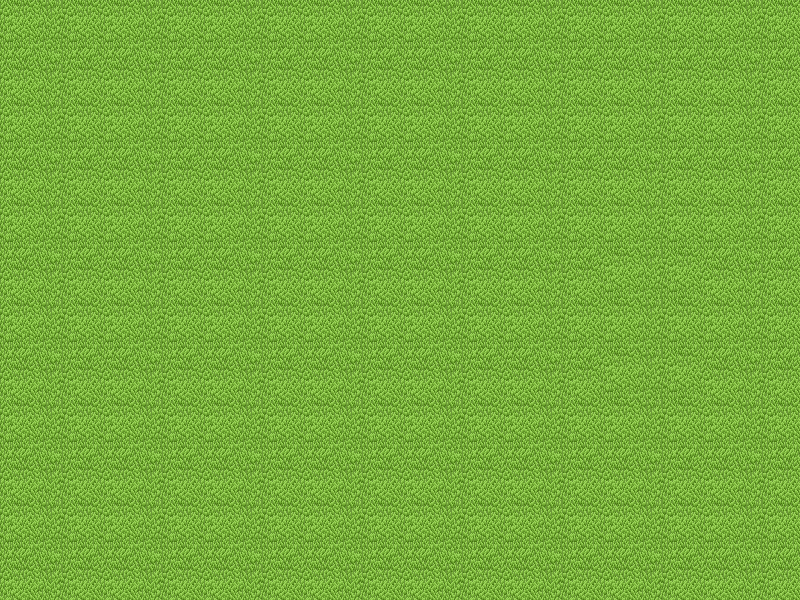

This is a level from a 2D game, rendered from its Tiled map with the project's own tilesets. A one-line summary and the map file follow, with tile-layer data summarised:
An orthogonal 16x12 tile map with 50x50 px tiles, 1 tile layer (mowed grass), 4 tilesets and 37 objects.

<map version="1.0" orientation="orthogonal" renderorder="right-down" width="16" height="12" tilewidth="50" tileheight="50" nextobjectid="38">
 <tileset firstgid="1" name="mowed_grass" tilewidth="50" tileheight="50">
  <image source="mowed_grass.png" width="128" height="128" />
 </tileset>
 <tileset firstgid="5" name="grass" tilewidth="50" tileheight="50">
  <image source="grass.png" width="50" height="50" />
 </tileset>
 <tileset firstgid="6" name="fence bottom" tilewidth="50" tileheight="50">
  <image source="fence bottom.png" width="50" height="50" />
 </tileset>
 <tileset firstgid="7" name="graveler" tilewidth="50" tileheight="50">
  <image source="graveler.png" width="96" height="96" />
 </tileset>
 <layer name="mowed grass" width="16" height="12">
  <data>[192 cells, 192 non-empty, 4 distinct tile ids]</data>
 </layer>
 <objectgroup name="grass">
  <object id="1" gid="5" x="300" y="200" />
  <object id="2" gid="5" x="350" y="200" />
  <object id="3" gid="5" x="400" y="200" />
  <object id="4" gid="5" x="450" y="200" />
  <object id="5" gid="5" x="450" y="250" />
  <object id="6" gid="5" x="400" y="250" />
  <object id="7" gid="5" x="350" y="250" />
  <object id="8" gid="5" x="300" y="250" />
  <object id="9" gid="5" x="300" y="300" />
  <object id="10" gid="5" x="350" y="300" />
  <object id="11" gid="5" x="400" y="300" />
  <object id="12" gid="5" x="450" y="300" />
  <object id="13" gid="5" x="450" y="350" />
  <object id="14" gid="5" x="400" y="350" />
  <object id="15" gid="5" x="350" y="350" />
  <object id="16" gid="5" x="300" y="350" />
 </objectgroup>
 <objectgroup name="fence">
  <object id="17" gid="6" x="500" y="400" />
  <object id="18" gid="6" x="450" y="400" />
  <object id="19" gid="6" x="400" y="400" />
  <object id="20" gid="6" x="350" y="400" />
  <object id="21" gid="6" x="300" y="400" />
  <object id="22" gid="6" x="250" y="400" />
  <object id="23" gid="6" x="250" y="350" />
  <object id="24" gid="6" x="250" y="300" />
  <object id="25" gid="6" x="250" y="250" />
  <object id="26" gid="6" x="250" y="200" />
  <object id="27" gid="6" x="250" y="150" />
  <object id="28" gid="6" x="300" y="150" />
  <object id="29" gid="6" x="350" y="150" />
  <object id="30" gid="6" x="400" y="150" />
  <object id="31" gid="6" x="450" y="150" />
  <object id="32" gid="6" x="500" y="150" />
  <object id="33" gid="6" x="500" y="200" />
  <object id="34" gid="6" x="500" y="250" />
  <object id="35" gid="6" x="500" y="300" />
  <object id="36" gid="6" x="500" y="350" />
 </objectgroup>
 <objectgroup name="mower">
  <object id="37" gid="7" x="300" y="200" />
 </objectgroup>
</map>
